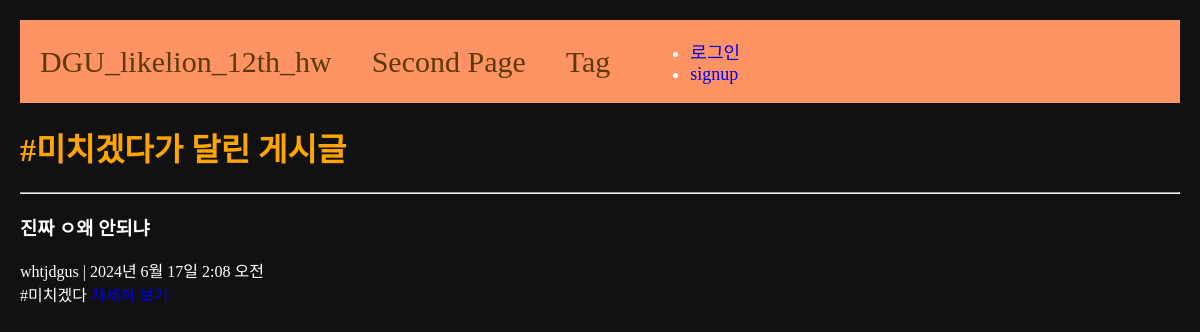
Screenshot of /tag-blogs/2 with the database file from the repository.
### main/models.py (models this page shows, shortened)
class Tag(models.Model):
    name=models.CharField(max_length=30, null=False, blank=False)
    def __str__(self):
        return self.name

class Post(models.Model):
    title= models.CharField(max_length=50)
    stitle= models.CharField(max_length=10)
    writer= models.ForeignKey(User, null=False,blank=False,on_delete=models.CASCADE)
    body= models.TextField()
    pub_date= models.DateTimeField()
    image= models.ImageField(upload_to="blog/", blank=True, null=True)
    tags= models.ManyToManyField(Tag, related_name='blogs',blank=True)
    like = models.ManyToManyField(User,related_name='likes', blank=True)
    like_count=models.PositiveIntegerField(default=0)
    def summary(self):
        return self.body[:20]

### main/views.py (the view)
# urls.py: path('tag-blogs/<int:tag_id>',tag_blogs,name="tag-blogs"),
def tag_blogs(request, tag_id):
    tag= get_object_or_404(Tag,id =tag_id)
    blogs=tag.blogs.all()
    return render(request,'main/tag-blog.html',{
        'tag':tag,
        'blogs':blogs
    })

### main/templates/main/tag-blog.html
{% extends 'base.html' %}
{% load static %}
{% block content %}
<div>
    <h1>#{{tag}}가 달린 게시글</h1>
    <div>
        {% for b in blogs %}
        <hr/>
        <h3>{{b.title}}</h3>
        {{b.writer}} | {{b.pub_date}}<br>
        {{b.summary}}
        <a href="{% url 'main:detail' b.id %}">자세히 보기</a>
        <br>
        {% endfor %}
    </div>
</div>
{% endblock %}

### project/static/css/project.css (style rules this page uses)
h1 { color:orange; }

### project/templates/base.html (style rules this page uses)
a { text-decoration: none; }
.body-container { background-color: #111; color: #fff; margin: 20px; }

### rows the page displays
Tag: name "미치겠다"
Post: title "진짜 ㅇ왜 안되냐", writer "whtjdgus", pub_date "2024년 6월 17일 2:08 오전", summary "#미치겠다"
